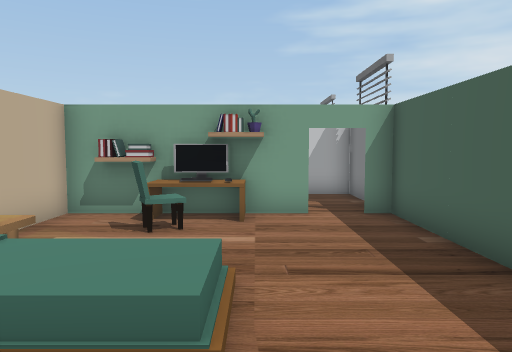
View 1 (above)

17 first-person views from a walk through a 3-D level made in the Unity game engine. The camera is 1.4 m above the floor, tilts 4° down and sees 70° across. The floor is counted in squares, 1 m on a side. Each view is taken from the middle of a square. On the plan, view 1 faces up. The plan holds only what a view shows up to about 16 squares ahead; the rest is blank. Door leaves are left out, so doorways stand open. Some surface patterns are stand-ins.

View 2
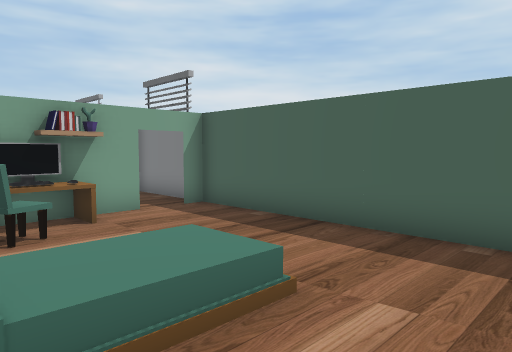

View 3
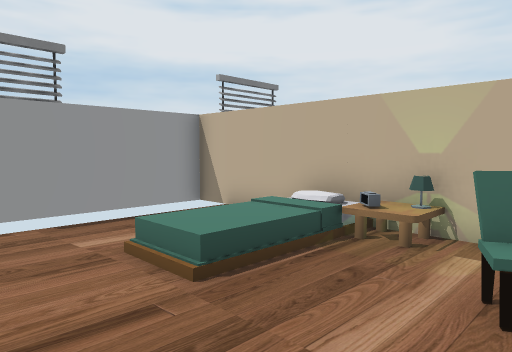

View 4
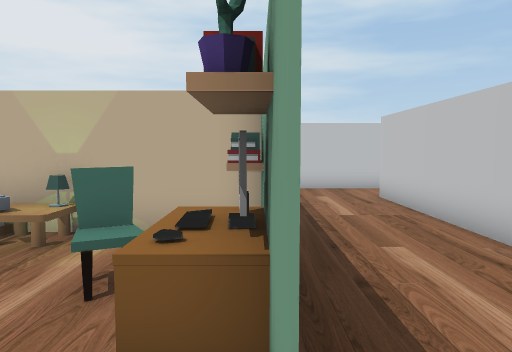

View 5
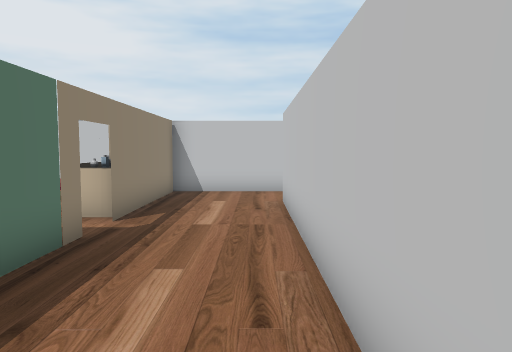

View 6
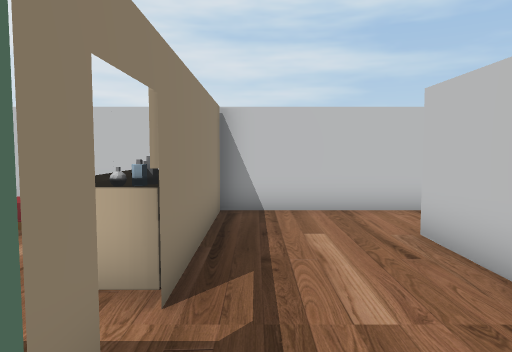

View 7
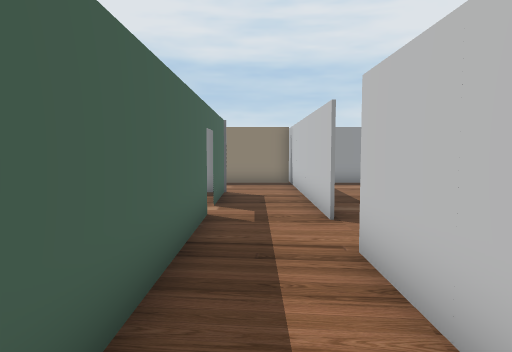

View 8
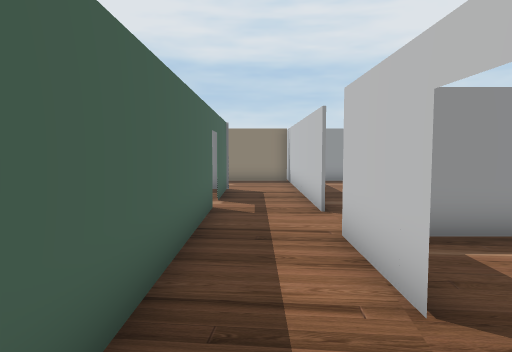

View 9
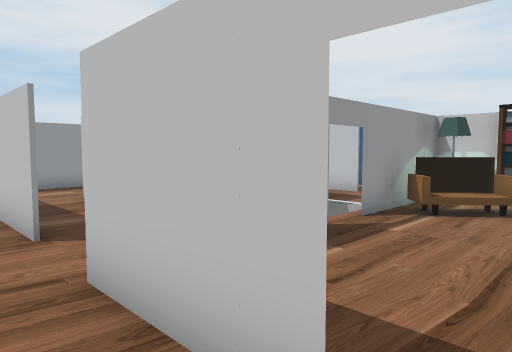

View 10
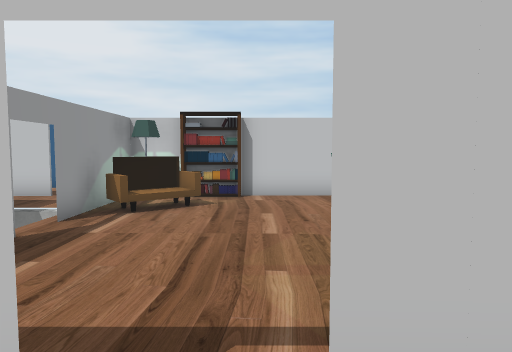

View 11
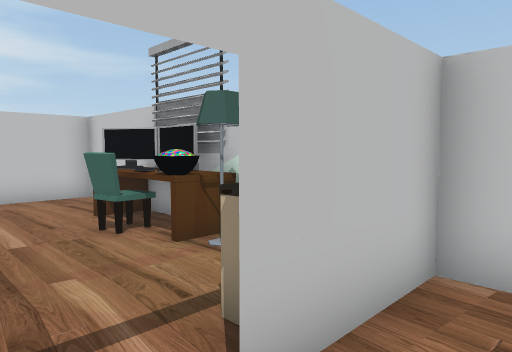

View 12
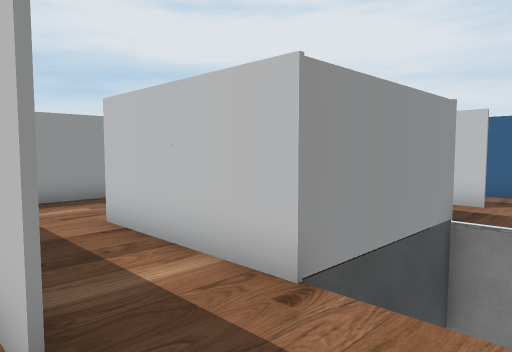

View 13
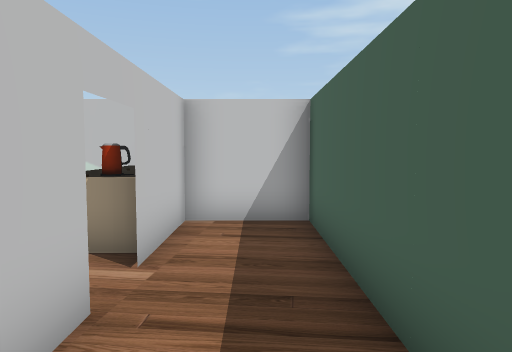

View 14
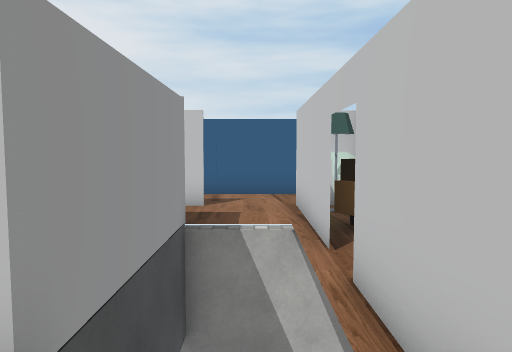

View 15
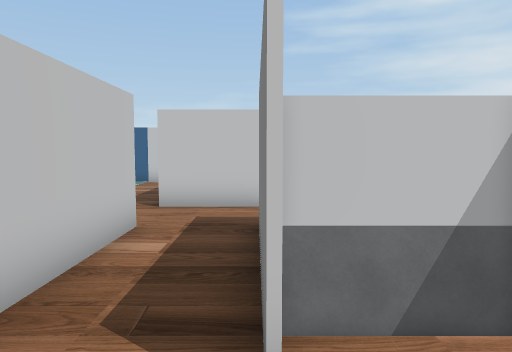

View 16
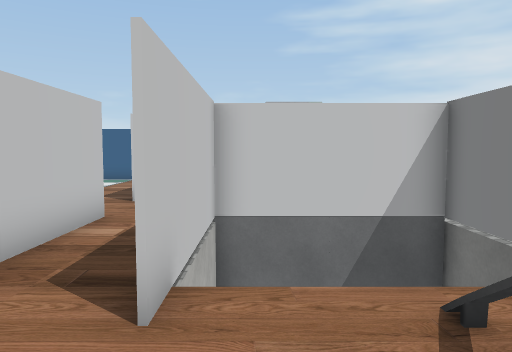

View 17
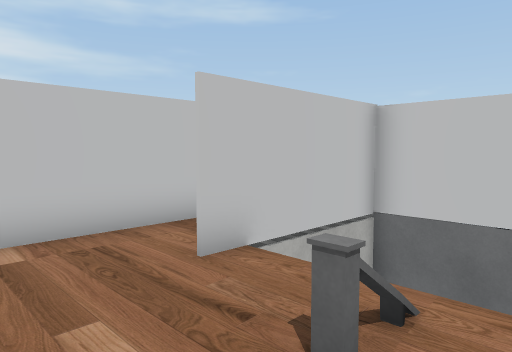

### Floor plan
Key: @ floor where view 1 was taken; # wall or solid block; x gap in a wall; . main floor; - floor 2.5 m lower than the main floor; / step, stairs or slope; = window, fence, low wall or low ledge; v drop or lower ground; C computer; T thing the floor can be seen under or through; H chair; K keyboard; A table; M mirror; R drawers; B bookshelf; S sofa; E desk; L kettle; O other object.
Columns run from 24 left of view 1 to 3 right of it. Each row starts with its distance up from view 1.
 26    ####CCEO#####
 25 .. #..COOEO.R..#
 24 .. #....H...L..#
 23 .. #........=..#
 22  ..B........x..#
 21  ..BSS......=..#
 20  ..OOSS.....=..#
 19 #..##########..#
 18  ....      ....#
 17 #....######....#
 16 #..#.#    #.#..x
 15    #.#    #.#..x
 14    #.#    #.#..#
 13    #.#-vv #.#..#
 12    #.#....#.#..#############
 11    #....=...#........... ..#
 10    #.... ...#............ .#
  9       .  ...#..............#
  8         #####O##MOx###OCTT.#
  7             #   RR. #.HKO..#
  6             #   ..  #.HO...#
  5              #      #/.....#
  4              #      A////..#
  3              #      O   /..#
  2                     #  //..#
  1                     #  ....#
  0                     #...@.
 -1                     ######

Where each view was taken, in squares from view 1:
view 1: 0 up, 0 right, facing up
view 2: 0 up, 3 left, facing up-right
view 3: 7 up, 2 right, facing down-left
view 4: 8 up, 2 right, facing left
view 5: 11 up, 1 right, facing left
view 6: 9 up, 3 left, facing left
view 7: 24 up, 10 left, facing down
view 8: 25 up, 10 left, facing down
view 9: 23 up, 10 left, facing down-left
view 10: 23 up, 10 left, facing left
view 11: 22 up, 10 left, facing up-left
view 12: 19 up, 11 left, facing down-left
view 13: 19 up, 10 left, facing up
view 14: 18 up, 12 left, facing left
view 15: 10 up, 19 left, facing up
view 16: 9 up, 18 left, facing up
view 17: 9 up, 15 left, facing up-left
